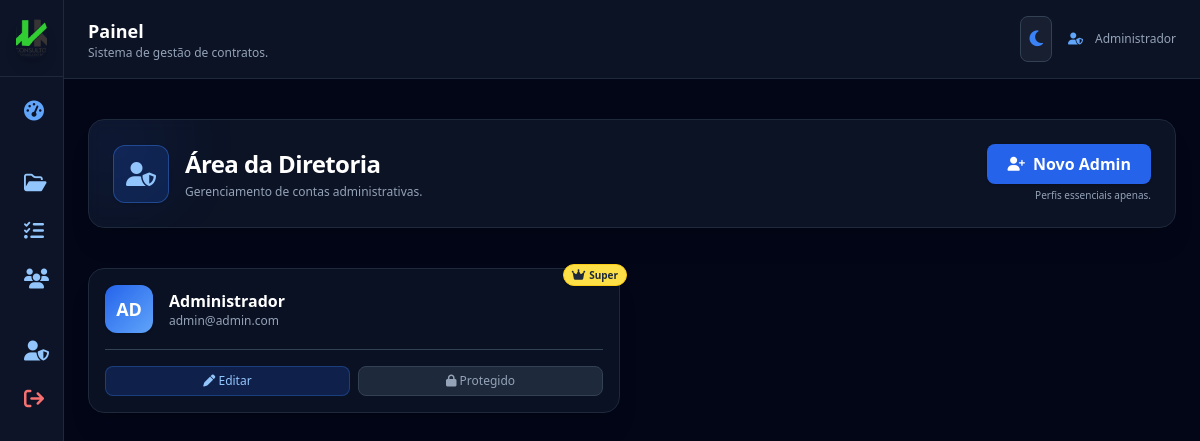
Page /administradores (signed in) on the committed database.
### app.py (models this page shows, shortened)
class User(UserMixin, db.Model):
    id = db.Column(db.Integer, primary_key=True)
    name = db.Column(db.String(120))
    email = db.Column(db.String(120), unique=True)
    password = db.Column(db.String(255))
    role = db.Column(db.String(20))  # admin / colaborador

### app.py (the view)
@app.route("/administradores")
@login_required
def administradores():
    if current_user.role != "admin":
        return redirect("/")
    admins = User.query.filter_by(role="admin").all()
    return render_template("administradores.html", admins=admins)

### app.py (called while the page is built, shortened)
@login_manager.user_loader
def load_user(user_id):
    return User.query.get(int(user_id))

@app.before_request
def criar_admin_automatico():
    admin = User.query.filter_by(email="admin@admin.com").first()

### templates/administradores.html (shortened to what this page needs)
{% extends "base.html" %}
{% block content %}
<div class="space-y-10">
  <section class="relative overflow-hidden rounded-2xl p-6 shadow-xl
                  bg-white/70 dark:bg-slate-900/80
                  border border-slate-300 dark:border-slate-800
                  backdrop-blur">
    <div class="absolute -top-10 -left-10 w-32 h-32 bg-blue-500/10 dark:bg-blue-600/20
                blur-2xl rounded-full opacity-40"></div>
    <div class="relative flex flex-col md:flex-row md:items-center md:justify-between gap-4">
      <div class="flex items-center gap-4">
        <span class="p-3 bg-blue-500/10 dark:bg-blue-600/20
                     border border-blue-300/40 dark:border-blue-500/40
                     rounded-xl shadow">
          <i class="fa-solid fa-user-shield text-2xl text-blue-600 dark:text-blue-300"></i>
        </span>
        <div>
          <h1 class="text-2xl font-bold text-slate-800 dark:text-white tracking-tight">
            Área da Diretoria
          </h1>
          <p class="text-xs text-slate-600 dark:text-slate-400 mt-1">
            Gerenciamento de contas administrativas.
          </p>
        </div>
      </div>
      <div class="flex flex-col items-start md:items-end gap-1">
        <button onclick="abrirModalNovoAdmin()"
                class="bg-blue-600 hover:bg-blue-700 text-white font-semibold
                       px-5 py-2 rounded-lg shadow flex items-center gap-2">
          <i class="fa-solid fa-user-plus text-sm"></i>
          Novo Admin
        </button>
        <p class="text-[10px] text-slate-500 dark:text-slate-400">
          Perfis essenciais apenas.
        </p>
      </div>
    </div>
  </section>
  <section class="grid grid-cols-1 md:grid-cols-2 xl:grid-cols-3 gap-6">
    {% for admin in admins %}
    <div class="relative p-4 rounded-2xl shadow-xl
                bg-white dark:bg-slate-900/70
                border border-slate-300 dark:border-slate-800
                backdrop-blur transition-all">
      {% if admin.email == 'admin@admin.com' %}
      <div class="absolute -top-2 -right-2">
        <span class="inline-flex items-center gap-1 px-2 py-0.5 text-[10px]
                     rounded-full bg-yellow-300 text-slate-800 font-bold shadow
                     border border-yellow-400">
          <i class="fa-solid fa-crown text-xs"></i> Super
        </span>
      </div>
      {% endif %}
      <div class="flex items-center gap-4 mb-4">
        <div class="w-12 h-12 rounded-xl bg-gradient-to-br
                    from-blue-600 to-blue-400
                    flex items-center justify-center shadow">
          <span class="text-white text-lg font-bold">
            {{ admin.name[0:2]|upper }}
          </span>
        </div>
        <div>
          <h2 class="text-base font-bold text-slate-800 dark:text-white">
            {{ admin.name }}
          </h2>
          <p class="text-xs text-slate-500 dark:text-slate-400">
            {{ admin.email }}
          </p>
        </div>
      </div>
      <div class="h-px bg-slate-300 dark:bg-slate-700 mb-4"></div>
      <div class="flex gap-2">
        <button
          onclick="abrirModalEditarAdmin(this)"
          data-id="{{ admin.id }}"
          data-nome="{{ admin.name }}"
          data-email="{{ admin.email }}"
          class="flex-1 px-3 py-1.5 rounded-lg
                 bg-blue-100 dark:bg-blue-600/20
                 text-blue-700 dark:text-blue-300
                 border border-blue-300 dark:border-blue-500/30
                 hover:bg-blue-200 dark:hover:bg-blue-600/30
                 transition text-xs font-medium">
          <i class="fa-solid fa-pen text-xs"></i> Editar
        </button>
        {% if admin.email != 'admin@admin.com' %}
        <button
          onclick="abrirModalExcluirAdmin({{ admin.id }})"
          class="flex-1 px-3 py-1.5 rounded-lg
                 bg-red-100 dark:bg-red-600/20
                 text-red-700 dark:text-red-300
                 border border-red-300 dark:border-red-500/30
                 hover:bg-red-200 dark:hover:bg-red-600/30
                 transition text-xs font-medium">
          <i class="fa-solid fa-trash text-xs"></i> Excluir
        </button>
        {% else %}
        <button
          disabled
          class="flex-1 px-3 py-1.5 rounded-lg
                 bg-slate-200 dark:bg-slate-800
                 text-slate-400 cursor-not-allowed
                 border border-slate-300 dark:border-slate-700
                 text-xs font-medium">
          <i class="fa-solid fa-lock text-xs"></i> Protegido
        </button>
        {% endif %}
      </div>
    </div>
    {% endfor %}
  </section>
</div>
{% endblock %}

### templates/base.html (shortened to what this page needs)
<!doctype html>
<html lang="pt-BR" class="h-full">
<head>
  <script src="https://cdn.tailwindcss.com"></script>
  <link rel="stylesheet"
        href="https://cdnjs.cloudflare.com/ajax/libs/font-awesome/6.5.0/css/all.min.css"/>
  <link rel="stylesheet"
        href="https://cdn.jsdelivr.net/npm/flatpickr/dist/flatpickr.min.css">
</head>
<body class="h-full
             bg-slate-100 text-slate-800
             dark:bg-slate-950 dark:text-slate-100
             transition-colors duration-300">
<div class="min-h-screen flex">
  <aside
    class="group fixed top-0 left-0 h-full
           bg-white/90 border-r border-slate-200
           dark:bg-slate-900/90 dark:border-slate-800
           flex flex-col transition-all duration-300
           w-16 hover:w-56 overflow-hidden z-50">
      <div class="p-4 border-b
                  border-slate-200 dark:border-slate-800
                  flex items-center gap-3">
          <img src="{{ url_for('static', filename='logo.png') }}"
               class="w-10 h-10 rounded-xl object-cover shadow-lg">
      </div>
      <nav class="flex-1 p-3 space-y-1 text-sm">
        {% if current_user.is_authenticated %}
        {% if current_user.role == 'admin' %}
        <a href="{{ url_for('dashboard') }}"
           class="flex items-center gap-3 px-3 py-2 rounded-lg
                  hover:bg-slate-200 dark:hover:bg-slate-800/80
                  transition">
          <i class="fa-solid fa-gauge-high text-blue-500 dark:text-blue-400 text-xl"></i>
        </a>
        <a href="/contracts"
           class="flex items-center gap-3 px-3 py-2 rounded-lg
                  hover:bg-slate-200 dark:hover:bg-slate-800/80
                  transition">
          <i class="fa-regular fa-folder-open text-blue-500 dark:text-blue-300 text-xl"></i>
        </a>
        <a href="/atividades"
           class="flex items-center gap-3 px-3 py-2 rounded-lg
                  hover:bg-slate-200 dark:hover:bg-slate-800/80
                  transition">
          <i class="fa-solid fa-list-check text-blue-500 dark:text-blue-300 text-xl"></i>
        </a>
        <a href="/colaboradores"
           class="flex items-center gap-3 px-3 py-2 rounded-lg
                  hover:bg-slate-200 dark:hover:bg-slate-800/80
                  transition">
          <i class="fa-solid fa-users text-blue-500 dark:text-blue-300 text-xl"></i>
        </a>
        <a href="/administradores"
           class="flex items-center gap-3 px-3 py-2 rounded-lg
                  hover:bg-slate-200 dark:hover:bg-slate-800/80
                  transition">
          <i class="fa-solid fa-user-shield text-blue-500 dark:text-blue-300 text-xl"></i>
        </a>
        {% endif %}
        {% endif %}
        <a href="/logout"
           class="flex items-center gap-3 px-3 py-2 rounded-lg
                  hover:bg-red-100 dark:hover:bg-red-900/40
                  text-red-600 dark:text-red-400 mt-6 transition">
          <i class="fa-solid fa-arrow-right-from-bracket text-xl"></i>
        </a>
      </nav>
  </aside>
  <main class="flex-1 ml-16 group-hover:ml-56 transition-all duration-300">
    <header class="border-b
                   border-slate-200 dark:border-slate-800
                   bg-white/80 dark:bg-slate-900/80
                   backdrop-blur">
      <div class="max-w-7xl mx-auto px-6 py-4 flex items-center justify-between">
        <div>
          <h2 class="text-lg font-semibold
                     text-slate-800 dark:text-white">
            {{ page_title or 'Painel' }}
          </h2>
          <p class="text-xs
                    text-slate-600 dark:text-slate-400">
            Sistema de gestão de contratos.
          </p>
        </div>
        <div class="flex items-center gap-4">
          <button id="themeToggle"
                  class="p-2 rounded-lg border
                         border-slate-300 dark:border-slate-700
                         bg-white/80 dark:bg-slate-800/60
                         hover:bg-slate-100 dark:hover:bg-slate-700
                         transition">
            <i id="temaIcone" class="fa-solid fa-moon text-blue-500 text-lg"></i>
          </button>
          {% if current_user.is_authenticated %}
          <div class="flex items-center gap-3 text-xs
                      text-slate-600 dark:text-slate-400">
            <i class="fa-solid fa-user-shield text-blue-500 dark:text-blue-400"></i>
            {{ current_user.name }}
          </div>
          {% endif %}
        </div>
      </div>
    </header>
    <div class="max-w-7xl mx-auto px-6 pt-4">
    </div>
    <section class="max-w-7xl mx-auto px-6 py-6">
      {% block content %}{% endblock %}
    </section>
  </main>
</div>
</body>
</html>

### templates/base.html (style rules this page uses)
body { font-family: system-ui, -apple-system, BlinkMacSystemFont, "Inter", sans-serif; }

### rows in the picture
User: name "Administrador", shows "Super", name "AD", email "admin@admin.com", shows "Protegido"

### other values in the picture
{{ page_title or 'Painel' }} "Painel"
